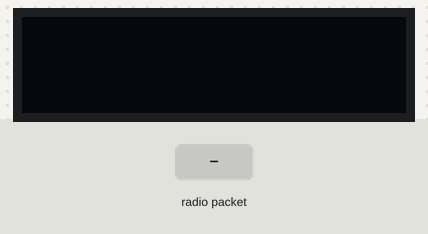
Simulated run of this sketch. Board: ESP32. Parts: 128×32 one-colour display. Inputs (shaded band) come from the test bench. No radio packets arrive unless stated; what the sketch prints to the serial monitor is not drawn.

Above: at 1.4 s.
1.5 s: radio packet "Distance:" arrives
At 2.7 s:
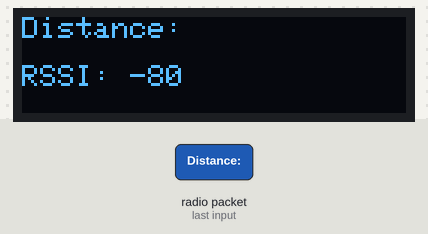
3.0 s: radio packet "|" arrives
At 4.1 s:
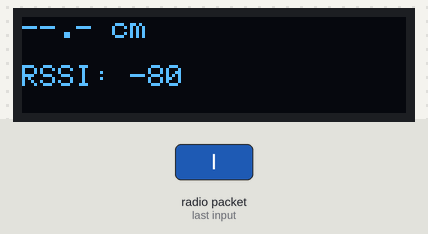
4.5 s: radio packet "Distance:" arrives
At 5.2 s:
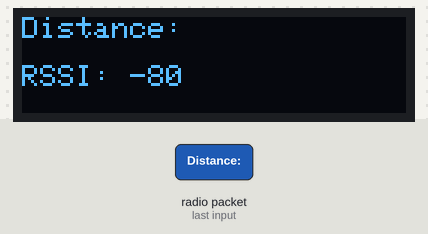
Timing chart, 0 to 7.5 s (numbered marks = the images above; inputs shaded):
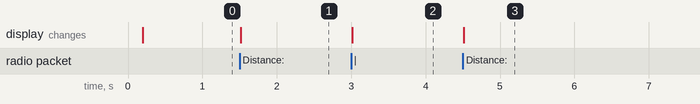

The sketch:

TestOLED.ino
```cpp
#include <SPI.h>
#include <Wire.h>
#include <LoRa.h>
#include <Adafruit_GFX.h>
#include <Adafruit_SSD1306.h>

// ===== LoRa pins =====
#define LORA_SS    5
#define LORA_RST   14
#define LORA_DIO0  26

// ===== OLED (I2C) =====
#define OLED_SDA   21
#define OLED_SCL   22
#define SCREEN_WIDTH   128
#define SCREEN_HEIGHT  32
#define OLED_ADDR      0x3C
#define OLED_RESET     -1
Adafruit_SSD1306 display(SCREEN_WIDTH, SCREEN_HEIGHT, &Wire, OLED_RESET);

// ดึงเฉพาะข้อความ Distance: ... cm
String extractDistanceText(const String& raw) {
  int start = raw.indexOf("Distance:");
  if (start == -1) return "--.- cm";
  int end = raw.indexOf("|", start); // ตัดตรงก่อนเครื่องหมาย | ถ้ามี
  if (end == -1) end = raw.length();
  String distPart = raw.substring(start, end);
  distPart.trim();
  return distPart;
}

void showDistanceAndRSSI(const String& distText, long rssi) {
  display.clearDisplay();
  display.setTextColor(SSD1306_WHITE);

  // บรรทัดบน: Distance (ตัวเล็ก)
  display.setTextSize(1);
  display.setCursor(0, 0);
  display.print(distText);

  // เว้นบรรทัดแล้วแสดง RSSI (ตัวเล็ก)
  display.setCursor(0, 16);
  display.print("RSSI: ");
  display.print(rssi);

  display.display();
}

void setup() {
  Serial.begin(115200);
  delay(200);

  // OLED init
  Wire.begin(OLED_SDA, OLED_SCL);
  if (!display.begin(SSD1306_SWITCHCAPVCC, OLED_ADDR)) {
    Serial.println("OLED init failed");
  }
  display.clearDisplay();
  display.display();

  // LoRa init
  LoRa.setPins(LORA_SS, LORA_RST, LORA_DIO0);
  if (!LoRa.begin(433200000)) { // ต้องตรงกับฝั่งส่ง
    Serial.println("LoRa init failed");
    while (1);
  }
  LoRa.setSpreadingFactor(12);

  Serial.println("Receiver ready");
}

void loop() {
  int packetSize = LoRa.parsePacket();
  if (packetSize > 0) {
    String incoming;
    while (LoRa.available()) incoming += (char)LoRa.read();
    long rssi = LoRa.packetRssi();

    Serial.println("Msg: " + incoming);
    Serial.println("RSSI: " + String(rssi));

    String distText = extractDistanceText(incoming);
    showDistanceAndRSSI(distText, rssi);
  }
}
```

Measured:
- after the input at 1.5 s, the display: changes at once (image 1)
- after the input at 3.0 s, the display: changes at once (image 2)
- after the input at 4.5 s, the display: changes at once (image 3)
